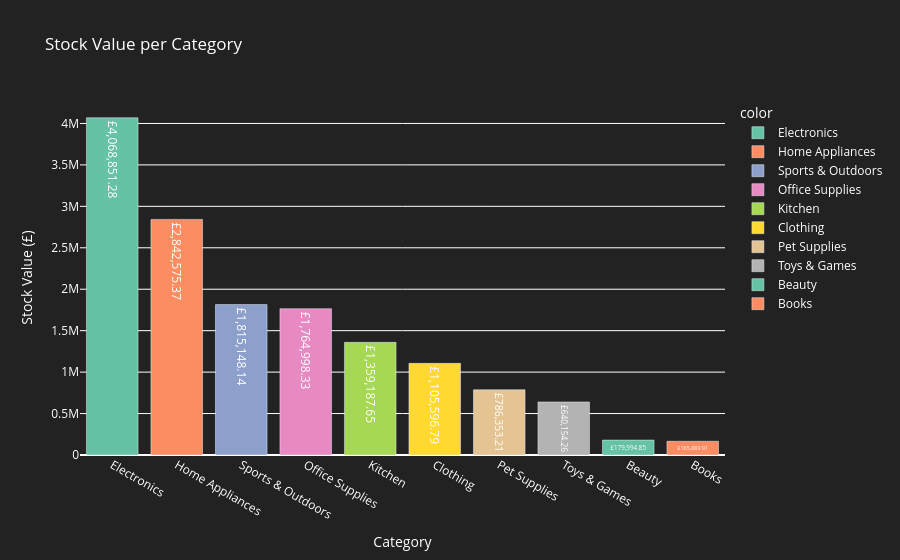

The code cell stored with this chart in its notebook:
### Markdown cell above
# Create bar chart for category stock values

### Code cell
fig_stock_value = px.bar(
    x=category_stock_value.index,
    y=category_stock_value.values,
    labels={'x': 'Category', 'y': 'Stock Value (£)'},
    title='Stock Value per Category',
    text=category_stock_value.values,
    color=category_stock_value.index,
    color_discrete_sequence=px.colors.qualitative.Set2
    )
fig_stock_value.update_traces(texttemplate='£%{text:,.2f}', textposition='inside', textfont_color='white')
fig_stock_value.update_layout(
    xaxis_title='Category',
    yaxis_title='Stock Value (£)',
    plot_bgcolor='#222',
    paper_bgcolor='#222',
    font_color='white',
    title_font_color='white',
    legend_font_color='white',
    xaxis=dict(tickfont=dict(color='white')),
    yaxis=dict(tickfont=dict(color='white'))
    )
fig_stock_value.show()

### Figure 1 — Plotly figure (JSON) as saved in the notebook; plotly's stock layout.template omitted (floating-point values rounded to 4 significant figures)
{"data": [{"hovertemplate": "color=Electronics<br>Category=%{x}<br>Stock Value (£)=%{y}<br>text=%{text}<extra></extra>", "legendgroup": "Electronics", "marker": {"color": "rgb(102,194,165)", "pattern": {"shape": ""}}, "name": "Electronics", "orientation": "v", "showlegend": true, "text": [4069000.0], "textfont": {"color": "white"}, "textposition": "inside", "texttemplate": "£%{text:,.2f}", "type": "bar", "x": ["Electronics"], "xaxis": "x", "y": [4069000.0], "yaxis": "y"}, {"hovertemplate": "color=Home Appliances<br>Category=%{x}<br>Stock Value (£)=%{y}<br>text=%{text}<extra></extra>", "legendgroup": "Home Appliances", "marker": {"color": "rgb(252,141,98)", "pattern": {"shape": ""}}, "name": "Home Appliances", "orientation": "v", "showlegend": true, "text": [2843000.0], "textfont": {"color": "white"}, "textposition": "inside", "texttemplate": "£%{text:,.2f}", "type": "bar", "x": ["Home Appliances"], "xaxis": "x", "y": [2843000.0], "yaxis": "y"}, {"hovertemplate": "color=Sports & Outdoors<br>Category=%{x}<br>Stock Value (£)=%{y}<br>text=%{text}<extra></extra>", "legendgroup": "Sports & Outdoors", "marker": {"color": "rgb(141,160,203)", "pattern": {"shape": ""}}, "name": "Sports & Outdoors", "orientation": "v", "showlegend": true, "text": [1815000.0], "textfont": {"color": "white"}, "textposition": "inside", "texttemplate": "£%{text:,.2f}", "type": "bar", "x": ["Sports & Outdoors"], "xaxis": "x", "y": [1815000.0], "yaxis": "y"}, {"hovertemplate": "color=Office Supplies<br>Category=%{x}<br>Stock Value (£)=%{y}<br>text=%{text}<extra></extra>", "legendgroup": "Office Supplies", "marker": {"color": "rgb(231,138,195)", "pattern": {"shape": ""}}, "name": "Office Supplies", "orientation": "v", "showlegend": true, "text": [1765000.0], "textfont": {"color": "white"}, "textposition": "inside", "texttemplate": "£%{text:,.2f}", "type": "bar", "x": ["Office Supplies"], "xaxis": "x", "y": [1765000.0], "yaxis": "y"}, {"hovertemplate": "color=Kitchen<br>Category=%{x}<br>Stock Value (£)=%{y}<br>text=%{text}<extra></extra>", "legendgroup": "Kitchen", "marker": {"color": "rgb(166,216,84)", "pattern": {"shape": ""}}, "name": "Kitchen", "orientation": "v", "showlegend": true, "text": [1359000.0], "textfont": {"color": "white"}, "textposition": "inside", "texttemplate": "£%{text:,.2f}", "type": "bar", "x": ["Kitchen"], "xaxis": "x", "y": [1359000.0], "yaxis": "y"}, {"hovertemplate": "color=Clothing<br>Category=%{x}<br>Stock Value (£)=%{y}<br>text=%{text}<extra></extra>", "legendgroup": "Clothing", "marker": {"color": "rgb(255,217,47)", "pattern": {"shape": ""}}, "name": "Clothing", "orientation": "v", "showlegend": true, "text": [1106000.0], "textfont": {"color": "white"}, "textposition": "inside", "texttemplate": "£%{text:,.2f}", "type": "bar", "x": ["Clothing"], "xaxis": "x", "y": [1106000.0], "yaxis": "y"}, {"hovertemplate": "color=Pet Supplies<br>Category=%{x}<br>Stock Value (£)=%{y}<br>text=%{text}<extra></extra>", "legendgroup": "Pet Supplies", "marker": {"color": "rgb(229,196,148)", "pattern": {"shape": ""}}, "name": "Pet Supplies", "orientation": "v", "showlegend": true, "text": [786400.0], "textfont": {"color": "white"}, "textposition": "inside", "texttemplate": "£%{text:,.2f}", "type": "bar", "x": ["Pet Supplies"], "xaxis": "x", "y": [786400.0], "yaxis": "y"}, {"hovertemplate": "color=Toys & Games<br>Category=%{x}<br>Stock Value (£)=%{y}<br>text=%{text}<extra></extra>", "legendgroup": "Toys & Games", "marker": {"color": "rgb(179,179,179)", "pattern": {"shape": ""}}, "name": "Toys & Games", "orientation": "v", "showlegend": true, "text": [640200.0], "textfont": {"color": "white"}, "textposition": "inside", "texttemplate": "£%{text:,.2f}", "type": "bar", "x": ["Toys & Games"], "xaxis": "x", "y": [640200.0], "yaxis": "y"}, {"hovertemplate": "color=Beauty<br>Category=%{x}<br>Stock Value (£)=%{y}<br>text=%{text}<extra></extra>", "legendgroup": "Beauty", "marker": {"color": "rgb(102,194,165)", "pattern": {"shape": ""}}, "name": "Beauty", "orientation": "v", "showlegend": true, "text": [180000.0], "textfont": {"color": "white"}, "textposition": "inside", "texttemplate": "£%{text:,.2f}", "type": "bar", "x": ["Beauty"], "xaxis": "x", "y": [180000.0], "yaxis": "y"}, {"hovertemplate": "color=Books<br>Category=%{x}<br>Stock Value (£)=%{y}<br>text=%{text}<extra></extra>", "legendgroup": "Books", "marker": {"color": "rgb(252,141,98)", "pattern": {"shape": ""}}, "name": "Books", "orientation": "v", "showlegend": true, "text": [165900.0], "textfont": {"color": "white"}, "textposition": "inside", "texttemplate": "£%{text:,.2f}", "type": "bar", "x": ["Books"], "xaxis": "x", "y": [165900.0], "yaxis": "y"}], "layout": {"barmode": "relative", "font": {"color": "white"}, "legend": {"font": {"color": "white"}, "title": {"text": "color"}, "tracegroupgap": 0}, "paper_bgcolor": "#222", "plot_bgcolor": "#222", "title": {"font": {"color": "white"}, "text": "Stock Value per Category"}, "xaxis": {"anchor": "y", "domain": [0, 1], "tickfont": {"color": "white"}, "title": {"text": "Category"}}, "yaxis": {"anchor": "x", "domain": [0, 1], "tickfont": {"color": "white"}, "title": {"text": "Stock Value (£)"}}}}
